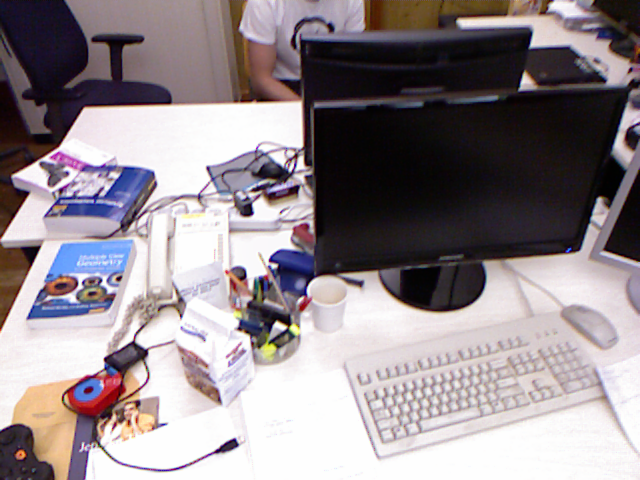
%> input picture sol_all/sol09/sol09/rgb/1305031102.275326.png, 640 x 480 px
$ octave ex09.m   (GNU Octave 9; MATLAB toolbox functions it lacks are replaced by stand-ins)
%> lines starting %> are read from the running program, lines starting %| are printed output that depends on the picture
### exs_all/ex04/ex04/imreadbw.m
function I = imreadbw(file)
%> called with file = 'rgb/1305031102.275326.png'
I=im2double(imread(file)) ;

if(size(I,3) > 1)
  I = rgb2gray( I );
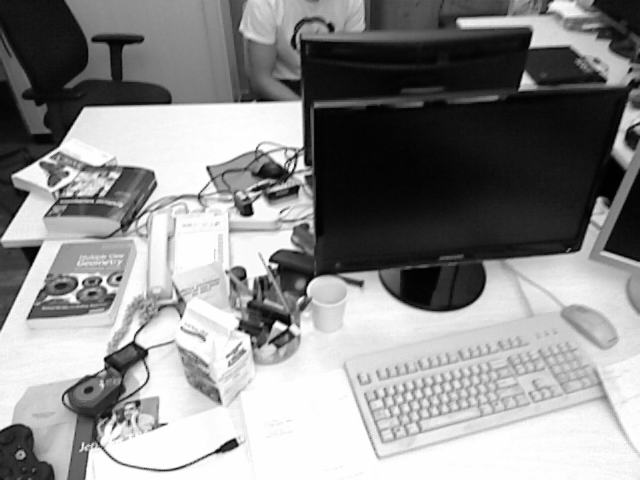
%> I: size 480x640 double; min 0.00392, max 0.996, mean 0.554
end


### ex08/ex08/downscale.m
function [ Id, Dd, Kd ] = downscale( I, D, K, level )
    % downscale intensity image, depth map and camera intrinsics (recursively)

    if(level <= 1)
        % coarsest pyramid level
        Id = I;
        Dd = D;
        Kd = K;
        return;
    end

    % downscale camera intrinsics
    % TODO
    %Kd = ...

    % downscale intensity image
    % TODO
    %Id = ...

    % downscale depth map
    % TODO
    %Dd = ...

    % recursively downscale on next pyramid level
    [Id, Dd, Kd] = downscale( Id, Dd, Kd, level - 1);
end

### sol_all/sol09/sol09/ex09.m
%% Multiple View Geometry 2018, Exercise Sheet 9
% Prof. Daniel Cremers, Nikolaus Demmel, Marvin Eisenberger

% Direct Image Alignment
% Code by R. Maier, J. Engel

% select dataset
dataset = 1;
% 1 = fr1/xyz:
% expected result approximately  -0.0018    0.0065    0.0369   -0.0287   -0.0184   -0.0004
% 2 = fr3/long_office_household:
% expected result approximately  0.2979   -0.0106    0.0452   -0.0041   -0.0993   -0.0421

% use numeric/analytic derivatives (true=numeric, false=analytic)
useNumeric = false;

% use huber weights
useHuber = true;

% exactly one of those should be true.
useGN = false; % Gauss-Newton
useLM = true; % Levenberg Marquardt
useGD = false; % Gradient descent

% load dataset
if (dataset == 1)
    % camera intrinsics
    K = [517.3 0 318.6;	0 516.5 255.3; 0 0 1];
    % first pair of input frames
    c1 = double(imreadbw('rgb/1305031102.275326.png'));
    c2 = double(imreadbw('rgb/1305031102.175304.png'));
%> call 2 of imreadbw, with file = 'rgb/1305031102.175304.png'
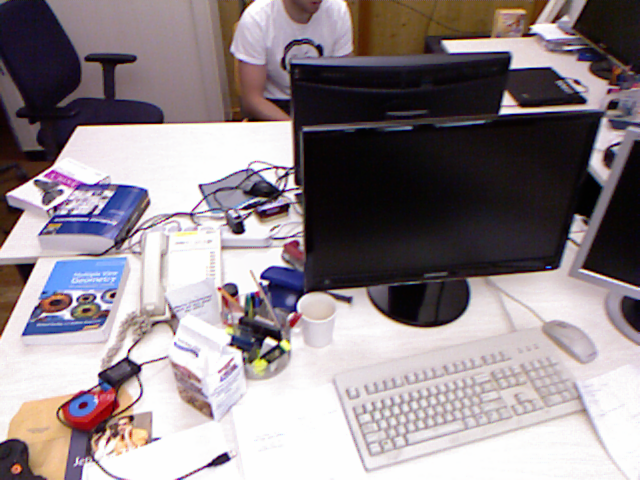
%> input picture sol_all/sol09/sol09/rgb/1305031102.175304.png, 640 x 480 px
%> in imreadbw (call 2), `I = rgb2gray( I );`:
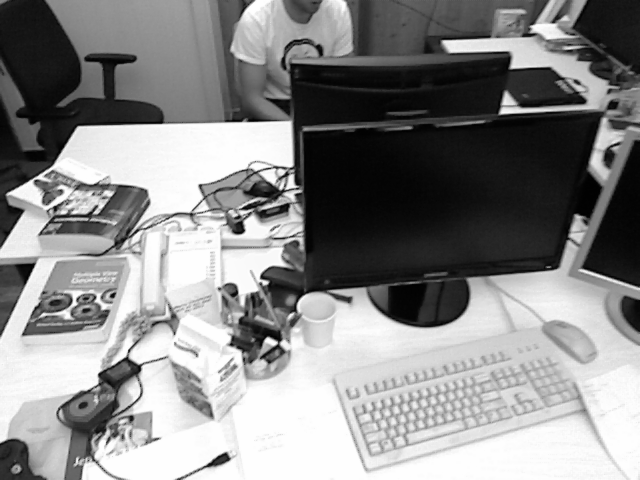
%> I: size 480x640 double; min 0.00392, max 0.996, mean 0.541
%     c2 = double(imreadbw('rgb/1305031102.175304_broken.png'));
    d1 = double(imread('depth/1305031102.262886.png'))/5000;
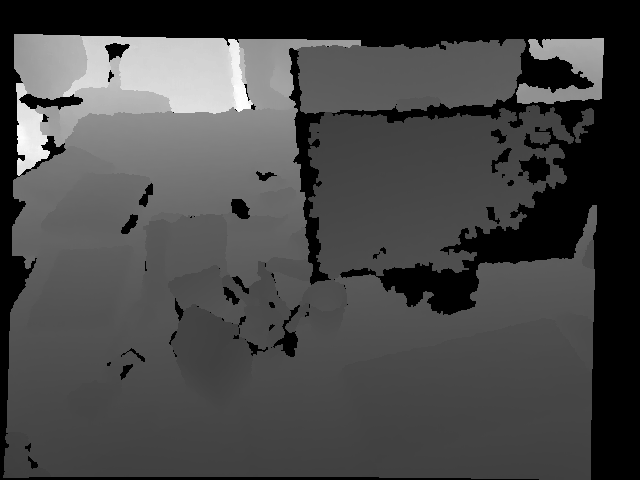
%> input picture sol_all/sol09/sol09/depth/1305031102.262886.png, 640 x 480 px
%> d1: size 480x640 double; min 0, max 3.6, mean 1
    d2 = double(imread('depth/1305031102.160407.png'))/5000;
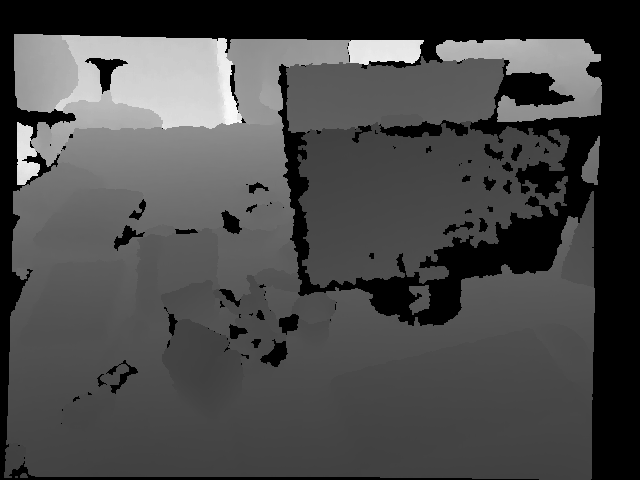
%> input picture sol_all/sol09/sol09/depth/1305031102.160407.png, 640 x 480 px
%> d2: size 480x640 double; min 0, max 3.72, mean 1.07
%> the run ends on the next line
else
    % camera intrinsics
    K = [ 535.4  0 320.1;	0 539.2 247.6; 0 0 1];
    % second pair of input frames
%     c1 = double(imreadbw('rgb/1341847980.722988.png'));
    c1 = double(imreadbw('rgb/1341847980.722988_broken.png'));
    c2 = double(imreadbw('rgb/1341847982.998783.png'));
    d1 = double(imread('depth/1341847980.723020.png'))/5000;
    d2 = double(imread('depth/1341847982.998830.png'))/5000;
end

% initialization
xi = [0 0 0 0 0 0]';

% pyramid levels
for lvl = 5:-1:1
    lvl

    % downscale reference frame (intensity image, depth map and K-matrix)
    [IRef, DRef, Klvl] = downscale(c1,d1,K,lvl);
